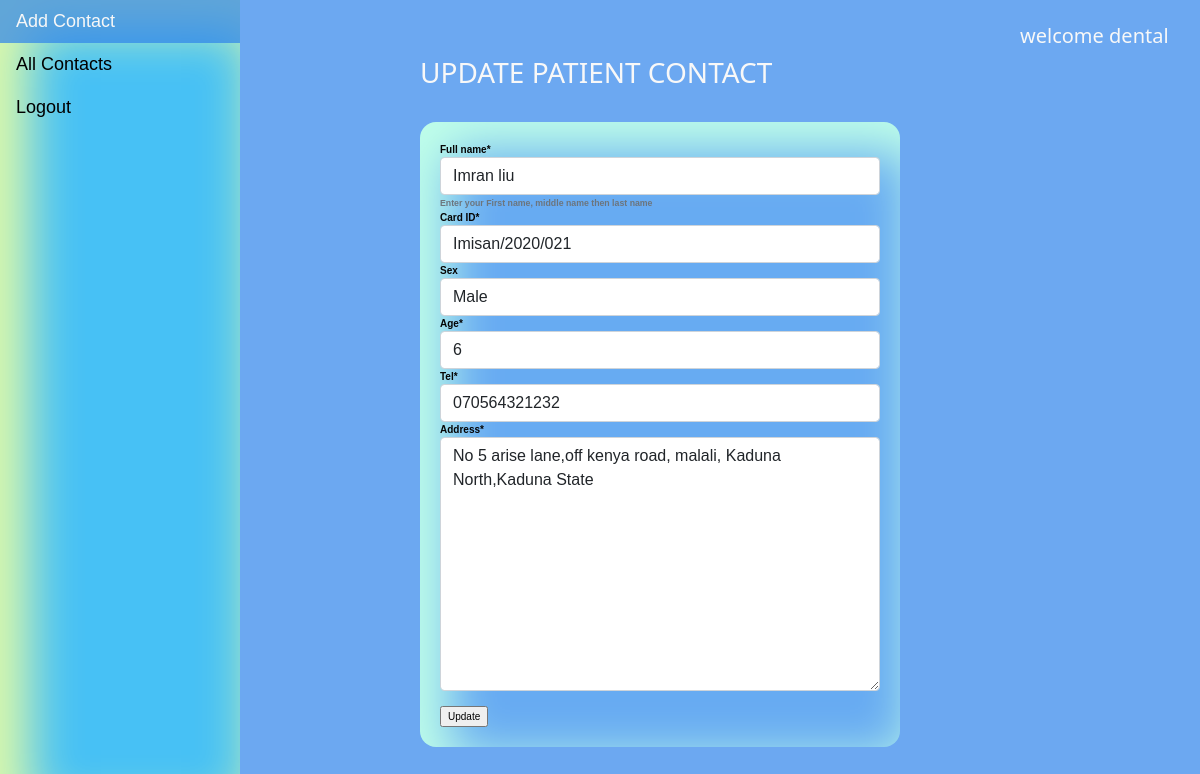
Screenshot of /edit/4/ (signed in) with the database file from the repository.
### contact/models.py (models this page shows, shortened)
class Contact(models.Model):
    SEX = (
        ("MALE", "Male"),
        ("FEMALE", "Female"),
    )
    full_name = models.CharField(
        max_length=200,
        null=True,
        help_text="Enter your First name, middle name then last name",
    )
    card_ID = models.CharField(max_length=100, null=True)
    age = models.PositiveIntegerField()
    sex = models.CharField(max_length=7, choices=SEX, blank=True)
    tel = models.CharField(max_length=300, null=True)
    address = models.TextField()
    date_created = models.DateTimeField(auto_now_add=True, auto_now=False)
    date_updated = models.DateTimeField(auto_now_add=False, auto_now=True)
    class Meta:
        ordering = ["-date_updated"]
        verbose_name = "Register"
        verbose_name_plural = "Contacts"

### contact/views.py (the view)
# urls.py: path("edit/<str:edit>/", views.Edit, name="edit"),
def Edit(request, edit):
    edit = get_object_or_404(Contact, id=edit)
    form = ContactEditForm(instance=edit)
    context = {
        "edit": edit,
        "edit_form": form,
    }
    if request.method == "POST":
        form = ContactEditForm(request.POST, instance=edit)
        if form.is_valid():
            form.save()
            return redirect("home")
    return render(request, "other/edit.html", context)

### contact/forms.py
class ContactEditForm(forms.ModelForm):
    class Meta:
        model = Contact
        fields = [
            "full_name",
            "card_ID",
            "sex",
            "age",
            "tel",
            "address",
        ]

### contact/templates/other/edit.html (shortened to what this page needs)
{% extends 'base/home.html' %}
{% load crispy_forms_tags %}
{% block content %}
{% if user.is_authenticated %}
<br>
<h5>welcome {{user}}</h5>
<h3>UPDATE PATIENT CONTACT</h3>
<br>
<div class="form">
    <form action="" method="POST">
        {{edit_form|crispy}} <br>
        <input type="submit" value="Update" id="update">
    </form>
</div>
{% else %}
<div class="form">
    You are not authorized to view this page
</div>
{% endif %}
{% endblock %}

### static/css/index.css (style rules this page uses)
body { margin: 0; background-color:rgba(46, 132, 236, 0.7); }
.form { margin-left: 35%; width: 40%; border: 1px; padding: 20px; border-radius: 1rem; background-size: 10px; background-color: #4bc1f321; font-family:Verdana, Geneva, Tahoma, sans-serif; font-size:10px; font-weight:bold; color:#050505; box-shadow: 20px 20px 50px 10px rgb(192, 255, 233) inset; }
h3 { margin-left: 35%; color: rgb(248, 248, 248); }
h5 { margin-left: 85%; color: rgb(248, 248, 248); }

### rows the page displays
Contact: full_name "Imran liu", card_ID "Imisan/2020/021", sex "Male", age "6", tel "070564321232", address "No 5 arise lane,off kenya road, malali, Kaduna North,Kaduna State"

### other values shown
{{ user }} "dental"
